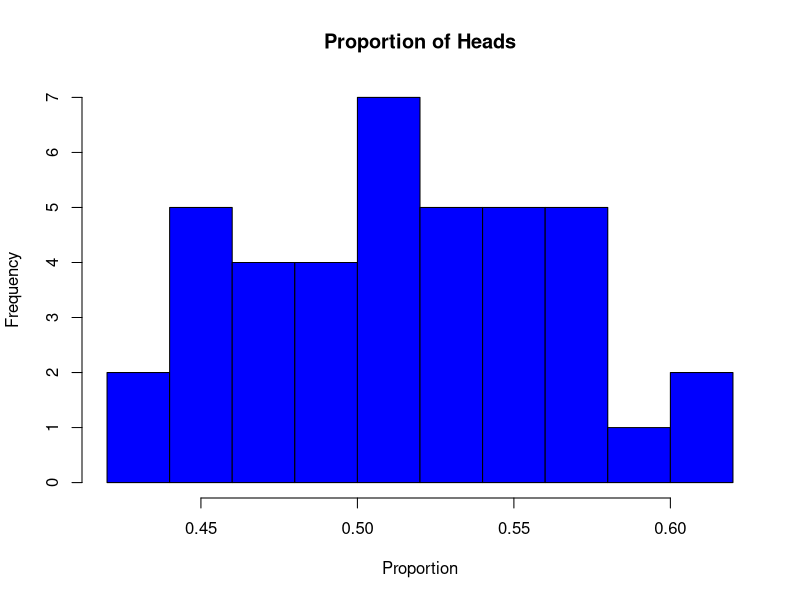

The R source for this figure:

v <- c(0.61, 0.55, 0.46, 0.51, 0.48, 0.53, 0.52, 0.57, 0.55, 0.42, 0.54, 0.51, 0.49, 0.48, 0.47, 0.57, 0.46, 0.56, 0.5, 0.46, 0.61, 0.55, 0.46, 0.48, 0.56, 0.51, 0.49, 0.52, 0.44, 0.53, 0.52, 0.57, 0.51, 0.53, 0.53, 0.57, 0.45, 0.6, 0.5, 0.57)
hist(v, main = "Proportion of Heads", xlab = "Proportion", col = "blue")
